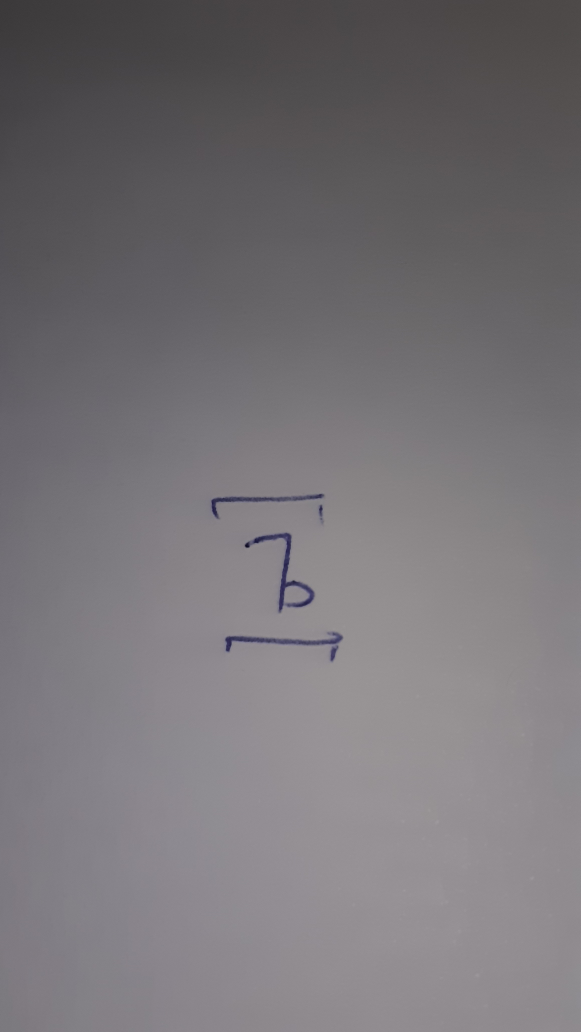
#> input picture templates/1596241168.jpg, 2322 x 4128 px (shown at 1/4 size)
$ python -i basic.py   (imports and definitions only)
#> lines starting #> are read from the running program, lines starting #| are printed output that depends on the picture; after the words box and inside, x2 and y2 are one past the last pixel; in counts of white or black regions, pixels touching at a corner belong together
import pandas as pd
import cv2 as cv
import numpy as np
import matplotlib.pyplot as plt
from sklearn import datasets, svm, metrics
import pickle
import shrink
from sklearn.ensemble import RandomForestClassifier
from sklearn.model_selection import train_test_split

from nltk.classify.scikitlearn import SklearnClassifier
from sklearn.naive_bayes import MultinomialNB, GaussianNB, BernoulliNB
from sklearn.linear_model import LogisticRegression, SGDClassifier
from sklearn.svm import SVC, LinearSVC, NuSVC
import nltk
from nltk.classify import ClassifierI
from statistics import mode


class voteClassifer(ClassifierI):
    def __init__(self, *classifiers):
        self.classifiers = classifiers

    # [15 lines left out: functions classify, confidence, not called in this run]


# [1 line that did not run here, left out]
# [1 line that did not run here, left out]
imsizex = 200
size = 180
finalsizex = 150
finalsizey = 150
# [1 line that did not run here, left out]

'''def adjustim(x):
    kernel = np.array([[0,0,0,0,0],[1,1,1,1,1],[0,0,0,0,0],[1,1,1,1,1],[0,0,0,0,0]], np.uint8)
    kernel3 = np.array([[0,0,0],[1,1,1],[0,0,0]], np.uint8)
    kernel2 = np.ones((3,3), np.uint8)
    img = cv.imread(x,0)
    #img = cv.GaussianBlur(img,(35,35), 30)
    img = cv.medianBlur(img, 9)
    img = cv.resize(img, (size, size), interpolation=cv.INTER_NEAREST)
    # [5 lines of commented-out code are left out]
    image = cv.dilate(img, kernel2, iterations=1)
    image = cv.adaptiveThreshold(img, 1, cv.ADAPTIVE_THRESH_GAUSSIAN_C,cv.THRESH_BINARY,5,7)
    #print(image)
   # image = image.take(range(50, 150), axis=0).take(range(50, 150), axis=1)

    image = cv.erode(image, kernel2, iterations=1)
    #image = cv.erode(image, kernel, iterations=1)
    image = cv.dilate(image, kernel3, iterations=1)
    #image = cv.erode(image, kernel2, iterations=1)

    return byzero(image)


def adjustim2(x):
    img = cv.imread(x, 0)
    img = cv.medianBlur(img, 11)
    #img = cv.GaussianBlur(img,(35,35), 13)
    img = cv.resize(img, (size, size), interpolation=cv.INTER_NEAREST)
    #print(img.mean())
    #re, img = cv.threshold(img,80, 1, cv.THRESH_BINARY)
    image = cv.adaptiveThreshold(img, 1, cv.ADAPTIVE_THRESH_GAUSSIAN_C,cv.THRESH_BINARY,35,19)
    #print(image)
    #image = image.take(range(10, 90), axis=0).take(range(10, 90), axis=1)
    kernel = np.array([[0,0,0],[1,1,1],[0,0,0]], np.uint8)
    kernel3 = np.array([[0,1,0],[0,1,0],[0,1,0]], np.uint8)
    kernel2 = np.ones((3,3), np.uint8)
    image = cv.erode(image, kernel, iterations=1)
    image = cv.dilate(image, kernel, iterations=1)
    image = cv.erode(image, kernel2, iterations=1)
    #image = cv.dilate(image, kernel3, iterations=1)
    return byzero(image)'''


# [83 lines left out: functions byzero, adjustim3, not called in this run]


train = 1


# [169 lines left out: functions trainme, ploter, binarize, ClassNum, Spesific_ploter, not called in this run]

>>> result = adjustim3('templates/1596241168.jpg')
#> in adjustim3, `img = cv.resize(img, (size, size), interpolation=cv.INTER_NEAREST)`:
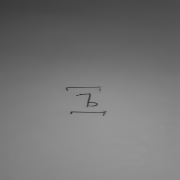
#> img: shape (180, 180); min 52, max 150, mean 116.4
#> in adjustim3, `image = cv.adaptiveThreshold(img, 1, cv.ADAPTIVE_THRESH_GAUSSIAN_C, cv..`:
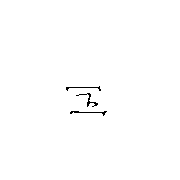
#> image: shape (180, 180); values 0 (black) and 1 (white), 99.5% white; black in thin lines or dots, all inside (x1, y1, x2, y2) = (66, 86, 107, 116)
#> in adjustim3, `image = cv.erode(image, kernel, iterations=1)`:
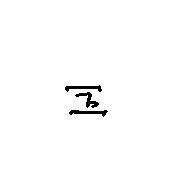
#> image: shape (180, 180); values 0 (black) and 1 (white), 98.8% white; 3 black regions, box (x1, y1, x2, y2) and area: (75, 92, 99, 108) 133, (69, 110, 108, 117) 133, (65, 85, 102, 92) 126
#> in adjustim3, `image = cv.erode(image, kernel3, iterations=1)`:
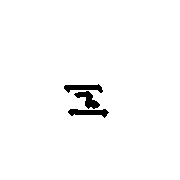
#> image: shape (180, 180); values 0 (black) and 1 (white), 98.1% white; 3 black regions, box (x1, y1, x2, y2) and area: (68, 109, 109, 118) 216, (74, 91, 100, 109) 209, (64, 84, 103, 93) 205
#> in adjustim3, `image = cv.dilate(image, kernel2, iterations=1)`:
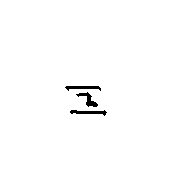
#> image: shape (180, 180); values 0 (black) and 1 (white), 98.9% white; 3 black regions, box (x1, y1, x2, y2) and area: (76, 92, 98, 107) 117, (70, 110, 107, 116) 116, (65, 86, 101, 91) 109
#> in adjustim3, `image = cv.erode(image, kernel4, iterations=1)`:
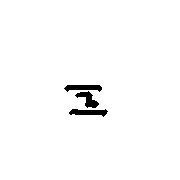
#> image: shape (180, 180); values 0 (black) and 1 (white), 98.3% white; 3 black regions, box (x1, y1, x2, y2) and area: (69, 109, 108, 117) 194, (64, 85, 102, 92) 188, (75, 91, 99, 108) 183
#> in adjustim3, `image = cv.dilate(image, kernel2, iterations=1)`: image: shape (180, 180); values 0 (black) and 1 (white), 99.1% white; 3 black regions, box (x1, y1, x2, y2) and area: (71, 110, 106, 115) 103, (77, 93, 97, 107) 102, (66, 86, 101, 90) 101
#> in adjustim3, `image = cv.erode(image, kernel, iterations=1)`:
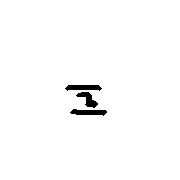
#> image: shape (180, 180); values 0 (black) and 1 (white), 98.4% white; 3 black regions, box (x1, y1, x2, y2) and area: (70, 109, 107, 116) 176, (65, 85, 102, 91) 173, (76, 92, 98, 108) 159
#> in adjustim3, `image = cv.dilate(image, kernel, iterations=1)`: image: shape (180, 180); values 0 (black) and 1 (white), 99% white; 3 black regions, box (x1, y1, x2, y2) and area: (77, 93, 97, 107) 104, (71, 110, 106, 115) 103, (66, 86, 101, 90) 101
